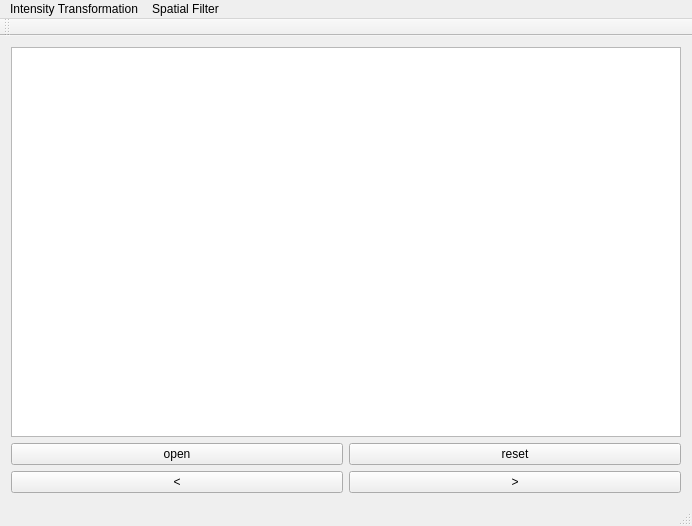
<?xml version="1.0" encoding="UTF-8"?>
<ui version="4.0">
 <class>MainWindow</class>
 <widget class="QMainWindow" name="MainWindow">
  <property name="geometry">
   <rect>
    <x>0</x>
    <y>0</y>
    <width>692</width>
    <height>526</height>
   </rect>
  </property>
  <property name="windowTitle">
   <string>MainWindow</string>
  </property>
  <widget class="QWidget" name="centralWidget">
   <layout class="QVBoxLayout" name="verticalLayout_2">
    <item>
     <widget class="QGraphicsView" name="graphicsView"/>
    </item>
    <item>
     <layout class="QHBoxLayout" name="horizontalLayout_2">
      <property name="bottomMargin">
       <number>0</number>
      </property>
      <item>
       <widget class="QPushButton" name="btnopen">
        <property name="text">
         <string>open</string>
        </property>
       </widget>
      </item>
      <item>
       <widget class="QPushButton" name="btnreset">
        <property name="text">
         <string>reset</string>
        </property>
       </widget>
      </item>
     </layout>
    </item>
    <item>
     <layout class="QHBoxLayout" name="horizontalLayout">
      <item>
       <widget class="QPushButton" name="btnback">
        <property name="text">
         <string>&lt;</string>
        </property>
       </widget>
      </item>
      <item>
       <widget class="QPushButton" name="btnnext">
        <property name="text">
         <string>&gt;</string>
        </property>
       </widget>
      </item>
     </layout>
    </item>
   </layout>
  </widget>
  <widget class="QMenuBar" name="menuBar">
   <property name="geometry">
    <rect>
     <x>0</x>
     <y>0</y>
     <width>692</width>
     <height>26</height>
    </rect>
   </property>
   <widget class="QMenu" name="menuggg">
    <property name="title">
     <string>Intensity Transformation</string>
    </property>
    <addaction name="actionrgb2gray"/>
    <addaction name="actionlog"/>
    <addaction name="actioninverse"/>
    <addaction name="actioncontrast"/>
    <addaction name="actionhistogram"/>
    <addaction name="actionhistogramC"/>
    <addaction name="actionhistogramHSI"/>
   </widget>
   <widget class="QMenu" name="menuSpatial_Filter">
    <property name="title">
     <string>Spatial Filter</string>
    </property>
    <addaction name="actionLinear"/>
    <addaction name="actionGauss"/>
    <addaction name="actionBilateral"/>
    <addaction name="actionmedian"/>
    <addaction name="actioncorrosion"/>
    <addaction name="actionswell"/>
   </widget>
   <addaction name="menuggg"/>
   <addaction name="menuSpatial_Filter"/>
  </widget>
  <widget class="QToolBar" name="mainToolBar">
   <attribute name="toolBarArea">
    <enum>TopToolBarArea</enum>
   </attribute>
   <attribute name="toolBarBreak">
    <bool>false</bool>
   </attribute>
  </widget>
  <widget class="QStatusBar" name="statusBar"/>
  <action name="actionrgb2gray">
   <property name="text">
    <string>rgb2gray</string>
   </property>
  </action>
  <action name="actionlog">
   <property name="text">
    <string>log</string>
   </property>
  </action>
  <action name="actioninverse">
   <property name="text">
    <string>inverse</string>
   </property>
  </action>
  <action name="actioncontrast">
   <property name="text">
    <string>contrast</string>
   </property>
  </action>
  <action name="actionhistogram">
   <property name="text">
    <string>histogram</string>
   </property>
  </action>
  <action name="actionhistogramC">
   <property name="text">
    <string>histogramC</string>
   </property>
  </action>
  <action name="actionhistogramHSI">
   <property name="text">
    <string>histogramHSI</string>
   </property>
  </action>
  <action name="actionLinear">
   <property name="text">
    <string>Linear</string>
   </property>
  </action>
  <action name="actionGauss">
   <property name="text">
    <string>Gauss</string>
   </property>
  </action>
  <action name="actionBilateral">
   <property name="text">
    <string>Bilateral</string>
   </property>
  </action>
  <action name="actionmedian">
   <property name="text">
    <string>median</string>
   </property>
  </action>
  <action name="actioncorrosion">
   <property name="text">
    <string>corrosion</string>
   </property>
  </action>
  <action name="actionswell">
   <property name="text">
    <string>swell</string>
   </property>
  </action>
 </widget>
 <layoutdefault spacing="6" margin="11"/>
 <resources/>
 <connections/>
</ui>
